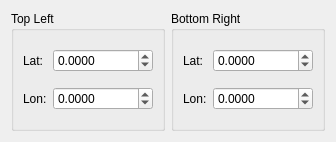
<?xml version="1.0" encoding="UTF-8"?>
<ui version="4.0">
 <class>RectangleAreaWidget</class>
 <widget class="QWidget" name="RectangleAreaWidget">
  <property name="geometry">
   <rect>
    <x>0</x>
    <y>0</y>
    <width>332</width>
    <height>142</height>
   </rect>
  </property>
  <property name="windowTitle">
   <string>Form</string>
  </property>
  <layout class="QHBoxLayout" name="horizontalLayout">
   <item>
    <widget class="QGroupBox" name="groupBox">
     <property name="title">
      <string>Top Left</string>
     </property>
     <layout class="QGridLayout" name="gridLayout_2">
      <item row="0" column="0">
       <widget class="QLabel" name="label_2">
        <property name="text">
         <string>Lat:</string>
        </property>
       </widget>
      </item>
      <item row="1" column="0">
       <widget class="QLabel" name="label_3">
        <property name="text">
         <string>Lon:</string>
        </property>
       </widget>
      </item>
      <item row="1" column="1">
       <widget class="QDoubleSpinBox" name="lonFrom">
        <property name="minimumSize">
         <size>
          <width>100</width>
          <height>0</height>
         </size>
        </property>
        <property name="decimals">
         <number>4</number>
        </property>
        <property name="minimum">
         <double>-180.000000000000000</double>
        </property>
        <property name="maximum">
         <double>180.000000000000000</double>
        </property>
       </widget>
      </item>
      <item row="0" column="1">
       <widget class="QDoubleSpinBox" name="latFrom">
        <property name="minimumSize">
         <size>
          <width>100</width>
          <height>0</height>
         </size>
        </property>
        <property name="decimals">
         <number>4</number>
        </property>
        <property name="minimum">
         <double>-90.000000000000000</double>
        </property>
        <property name="maximum">
         <double>90.000000000000000</double>
        </property>
       </widget>
      </item>
     </layout>
    </widget>
   </item>
   <item>
    <widget class="QGroupBox" name="groupBox_2">
     <property name="title">
      <string>Bottom Right</string>
     </property>
     <layout class="QGridLayout" name="gridLayout_3">
      <item row="1" column="0">
       <widget class="QLabel" name="label_6">
        <property name="text">
         <string>Lon:</string>
        </property>
       </widget>
      </item>
      <item row="0" column="0">
       <widget class="QLabel" name="label_5">
        <property name="text">
         <string>Lat:</string>
        </property>
       </widget>
      </item>
      <item row="1" column="1">
       <widget class="QDoubleSpinBox" name="lonTo">
        <property name="minimumSize">
         <size>
          <width>100</width>
          <height>0</height>
         </size>
        </property>
        <property name="decimals">
         <number>4</number>
        </property>
        <property name="minimum">
         <double>-180.000000000000000</double>
        </property>
        <property name="maximum">
         <double>180.000000000000000</double>
        </property>
       </widget>
      </item>
      <item row="0" column="1">
       <widget class="QDoubleSpinBox" name="latTo">
        <property name="minimumSize">
         <size>
          <width>100</width>
          <height>0</height>
         </size>
        </property>
        <property name="decimals">
         <number>4</number>
        </property>
        <property name="minimum">
         <double>-90.000000000000000</double>
        </property>
        <property name="maximum">
         <double>90.000000000000000</double>
        </property>
       </widget>
      </item>
     </layout>
    </widget>
   </item>
  </layout>
 </widget>
 <resources/>
 <connections/>
</ui>
